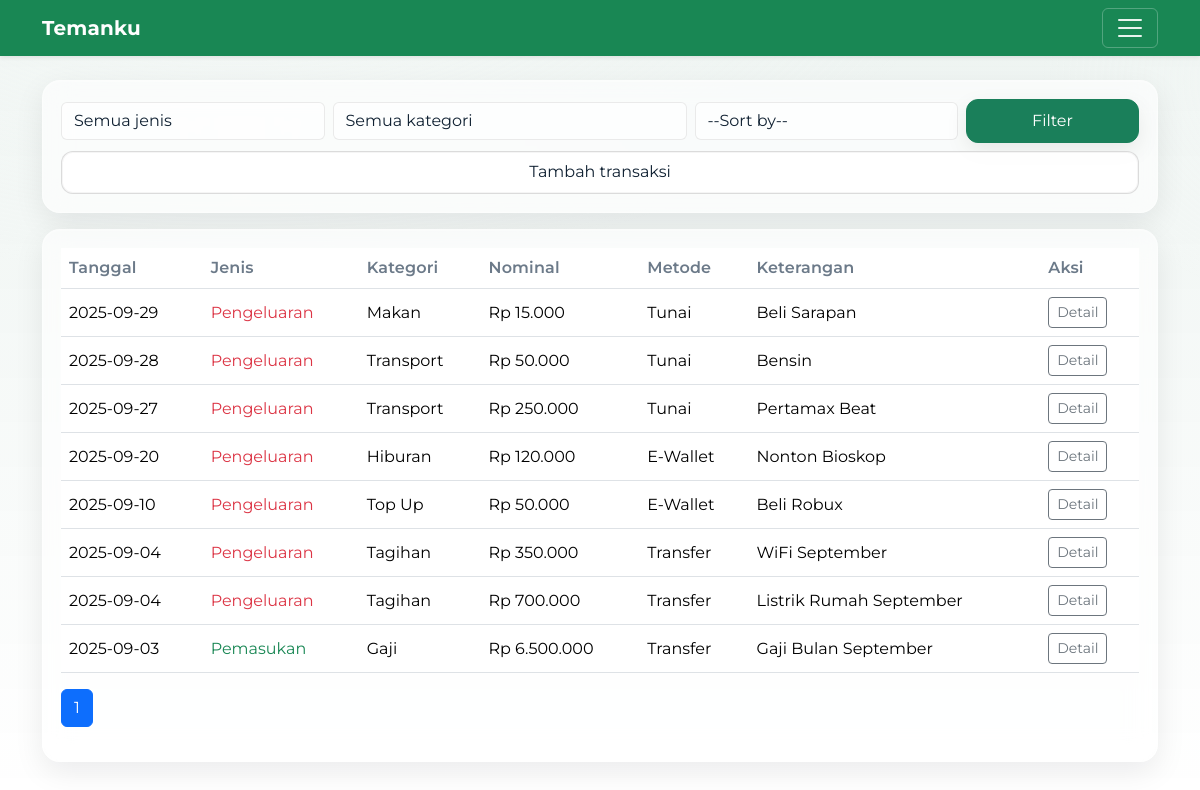
Page /history (signed in) on the earlier database version.
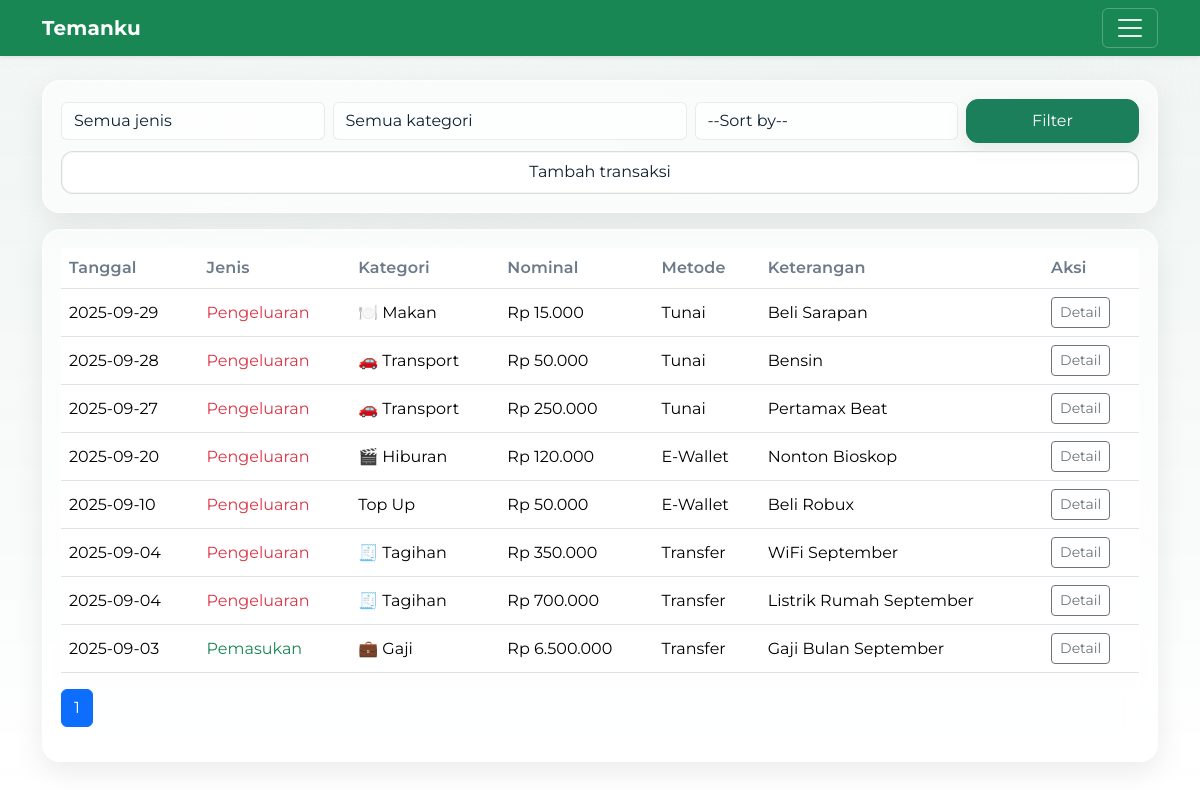
Same page on the later database version.
### tables this page shows
CREATE TABLE categories (
  id INTEGER PRIMARY KEY AUTOINCREMENT,
  user_id INTEGER NOT NULL,
  type TEXT CHECK(type IN ('income','expense')) NOT NULL,
  name TEXT NOT NULL, emoji TEXT,
  UNIQUE(user_id, type, name),
  FOREIGN KEY (user_id) REFERENCES users(id)
);

### app.py (the view)
@app.get("/history")
@login_required
def history():
    q_type = (request.args.get("type") or "").strip()
    q_cat  = (request.args.get("category_id") or "").strip()
    q_sort_raw = (request.args.get("sort") or "").strip()
    order_map = {
        "date_desc":        "t.date DESC, t.id DESC",
        "date_asc":         "t.date ASC, t.id ASC",
        "amount_desc":      "t.amount DESC, t.id DESC",
        "amount_asc":       "t.amount ASC, t.id ASC",
        "category_asc":     "c.name ASC, t.date DESC, t.id DESC",
        "category_desc":    "c.name DESC, t.date DESC, t.id DESC",
        "payment_asc":      "t.account ASC, t.date DESC, t.id DESC",
        "payment_desc":     "t.account DESC, t.date DESC, t.id DESC",
        "type_income_first":  "CASE WHEN t.type='income' THEN 0 ELSE 1 END, t.date DESC, t.id DESC",
        "type_expense_first": "CASE WHEN t.type='expense' THEN 0 ELSE 1 END, t.date DESC, t.id DESC",
    }
    q_sort = q_sort_raw if q_sort_raw in order_map else ""
    order_sql = order_map.get(q_sort or "date_desc")
    if q_type not in ("income", "expense"):
        q_type = ""
    if q_cat and not str(q_cat).isdigit():
        q_cat = ""
    per = 20
    try:
        page = int(request.args.get("page", "1"))
    except ValueError:
        page = 1
    page = max(1, page)
    where = ["t.user_id=?"]
    params = [current_user.id]
    if q_type:
        where.append("t.type=?"); params.append(q_type)
    if q_cat:
        where.append("t.category_id=?"); params.append(int(q_cat))
    where_clause = " AND ".join(where)
    with db() as con:
        total = con.execute(
            f"SELECT COUNT(*) AS n FROM transactions t WHERE {where_clause}",
            params
        ).fetchone()["n"]
    pages = max(1, (total + per - 1) // per)
    if page > pages:
        page = pages
    offset = (page - 1) * per
    with db() as con:
        cats = con.execute(
            "SELECT id, type, name FROM categories WHERE user_id=? ORDER BY type, name",
            (current_user.id,)
        ).fetchall()
        rows = con.execute(
            f"""
            SELECT
                t.*,
                COALESCE(c.name, '-') AS category,
                c.emoji AS category_emoji,
                t.source_or_payee AS keterangan,
                t.account AS payment_method
            FROM transactions t
            LEFT JOIN categories c ON c.id = t.category_id
            WHERE {where_clause}
            ORDER BY {order_sql}
            LIMIT ? OFFSET ?
            """,
            (*params, per, offset)
        ).fetchall()
    return render_template(
        "history.html",
        rows=[dict(r) for r in rows],
        categories=[dict(c) for c in cats],
        q_type=q_type,
        q_cat=q_cat,
        q_sort=q_sort,
        page=page,
        pages=pages,
        title="Riwayat",
    )

### app.py (called while the page is built)
def db():
    conn = sqlite3.connect(APP_DB, timeout=5.0)
    conn.row_factory = sqlite3.Row
    conn.execute("PRAGMA busy_timeout = 5000")
    return conn

@login_manager.user_loader
def load_user(user_id):
    with db() as con:
        row = con.execute("SELECT * FROM users WHERE id=?", (user_id,)).fetchone()
        return User(row) if row else None

def money(x):
    return f"Rp {x:,.0f}".replace(",", ".")

def type_label(val: str) -> str:
    if val == 'income':
        return 'Pemasukan'
    if val == 'expense':
        return 'Pengeluaran'
    return val or ''

### templates/history.html (shortened to what this page needs)
{% extends "base.html" %}
{% block content %}
<div class="card-soft mb-3">
  <form id="historyFilter" class="row g-2 align-items-center" method="get" novalidate>
    <div class="col-12 col-md-3">
      <select class="form-select" name="type" id="typeFilter" aria-label="Filter jenis">
        <option value="">Semua jenis</option>
      </select>
    </div>
    <div class="col-12 col-md-4">
      <select class="form-select" name="category_id" id="catFilter" aria-label="Filter kategori">
        <option value="">Semua kategori</option>
      </select>
    </div>
    <div class="col-12 col-md-3">
      <select class="form-select" name="sort" aria-label="Sort by">
        <option value="" disabled {{ '' if q_sort else 'selected' }}>--Sort by--</option>
      </select>
    </div>
    <div class="col-12 col-md-2">
      <button type="submit" class="btn btn-primary w-100">Filter</button>
    </div>
    <div class="col-12">
      <a class="btn btn-outline-secondary w-100" href="{{ url_for('add_form') }}">
        Tambah transaksi
      </a>
    </div>
  </form>
</div>
<div class="card-soft">
  <div class="table-responsive">
    <table class="table table-hover align-middle table-stacked">
      <thead>
        <tr>
          <th scope="col">Tanggal</th>
          <th scope="col">Jenis</th>
          <th scope="col">Kategori</th>
          <th scope="col">Nominal</th>
          <th scope="col" class="d-none d-md-table-cell">Metode</th>
          <th scope="col" class="d-none d-md-table-cell">Keterangan</th>
          <th scope="col">Aksi</th>
        </tr>
      </thead>
      <tbody>
        {% for r in rows %}
          <tr>
            <td data-label="Tanggal">{{ r.date }}</td>
            <td data-label="Jenis" class="{{ 'text-danger' if r.type=='expense' else 'text-success' }}">{{ r.type | type_label }}</td>
            <td data-label="Kategori">{{ (r.category_emoji ~ ' ') if r.category_emoji else '' }}{{ r.category }}</td>
            <td data-label="Nominal">{{ r.amount|money }}</td>
            <td class="d-none d-md-table-cell" data-label="Metode">{{ r.payment_method }}</td>
            <td class="d-none d-md-table-cell" data-label="Keterangan">{{ r.keterangan }}</td>
            <td class="text-nowrap action-cell">
              <button type="button"
                      class="btn btn-sm btn-outline-secondary"
                      data-bs-toggle="modal"
                      data-bs-target="#txModal"
                      data-id="{{ r.id }}"
                      data-date="{{ r.date }}"
                      data-type="{{ r.type }}"
                      data-category="{{ r.category }}"
                      data-amount="{{ r.amount|money }}"
                      data-payment="{{ r.payment_method }}"
                      data-notes="{{ (r.keterangan or '-')|e }}"
                      data-note="{{ (r.notes or '-')|e }}"
                      data-edit="{{ url_for('edit_form', trx_id=r.id) }}"
                      data-delete="{{ url_for('delete_trx', trx_id=r.id) }}">
                Detail
              </button>
            </td>
          </tr>
        {% endfor %}
      </tbody>
    </table>
  </div>
  <nav aria-label="Navigasi halaman riwayat">
    <ul class="pagination">
      {% for i in range(1, pages+1) %}
        <li class="page-item {{ 'active' if i==page else '' }}">
          {% if q_sort %}
            <a class="page-link"
               href="{{ url_for('history', page=i, type=q_type, category_id=q_cat, sort=q_sort) }}">{{ i }}</a>
          {% else %}
            <a class="page-link"
               href="{{ url_for('history', page=i, type=q_type, category_id=q_cat) }}">{{ i }}</a>
          {% endif %}
        </li>
      {% endfor %}
    </ul>
  </nav>
</div>
{% endblock %}

Differences in the rows shown:
now on this page (row edited): categories: emoji "🍽️"
now on this page (row edited): categories: emoji "🚗"
now on this page (row edited): categories: emoji "🎬"
now on this page (row edited): categories: emoji "🧾"
now on this page (row edited): categories: emoji "💼"
